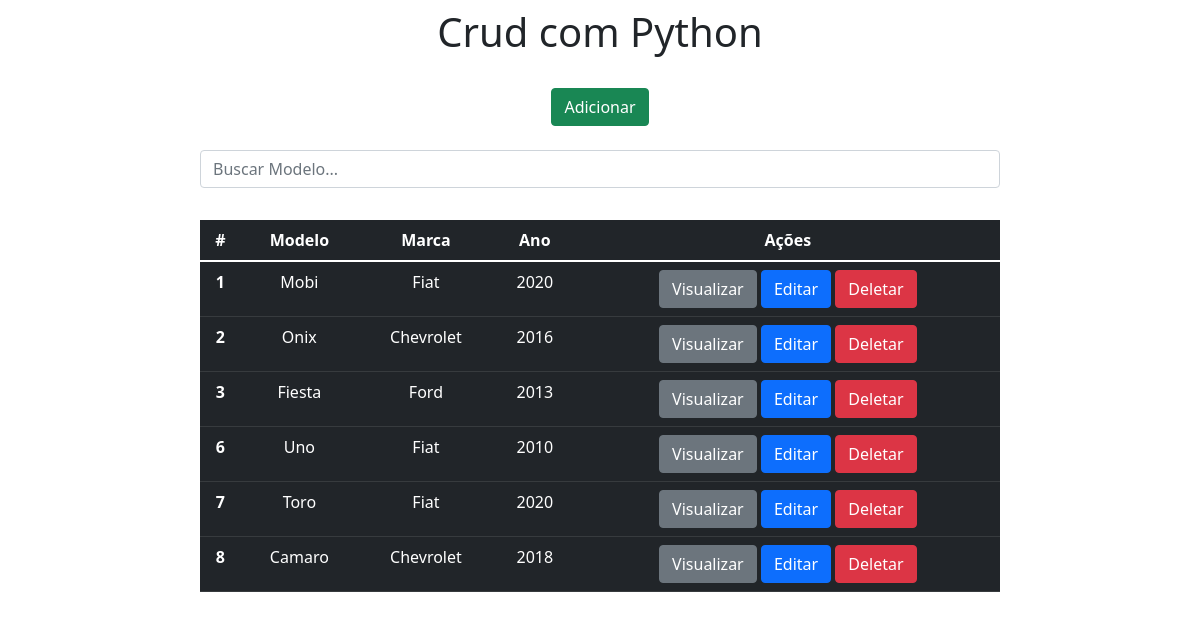
The page / on the database its author committed.
### app/models.py (models this page shows)
class Carros(models.Model):
      modelo = models.CharField(max_length=30)
      marca = models.CharField(max_length=30)
      ano = models.IntegerField()

### app/views.py (the view)
# urls.py: 2. Add a URL to urlpatterns:  path('', views.home, name='home')
def home(request):
    data = {}
    search = request.GET.get('search')
    if search:
        data['db'] = Carros.objects.filter(modelo__icontains=search)
    else:
       data['db'] = Carros.objects.all()
    return render(request, 'index.html', data)

### app/templates/index.html (shortened to what this page needs)
<!DOCTYPE html>
<html lang="pt-br">
<head>
  <link href="https://cdn.jsdelivr.net/npm/bootstrap@5.1.3/dist/css/bootstrap.min.css" rel="stylesheet"
>
</head>
<body>
  <div class="col-8 m-auto pt-2 pb-2 text-center">
    <h1>Crud com Python</h1>
  </div>
  <div class="col-8 m-auto pt-3 pb-2 text-center">
    <a href="/form" class="btn btn-success">Adicionar</a>
  </div>
  <div class="col-8 m-auto pt-3 pb-2 text-center">
    <form method="get">
      <input type="text" id="search" name="search" class="form-control" placeholder="Buscar Modelo...">
    </form>
  </div>
  <div class="col-8 m-auto pt-4 pb-2 text-center">
    <table class="table table-dark">
      <thead>
        <tr>
          <th scope="col">#</th>
          <th scope="col">Modelo</th>
          <th scope="col">Marca</th>
          <th scope="col">Ano</th>
          <th scope="col">Ações</th>
        </tr>
      </thead>
      <tbody>
        {% for dbs in db %}
        <tr>
          <th>{{dbs.id}}</th>
          <td>{{dbs.modelo}}</td>
          <td>{{dbs.marca}}</td>
          <td>{{dbs.ano}}</td>
          <td>
            <a href="/view/{{dbs.id}}/" class="btn btn-secondary">Visualizar</a>
            <a href="/edit/{{dbs.id}}/" class="btn btn-primary">Editar</a>
            <a href="/delete/{{dbs.id}}/" class="btn btn-danger btnDel">Deletar</a>
          </td>
        </tr>
        {% endfor %}
    </table>
  </div>
  {% load static %}
</body>
</html>

### rows shown on the page
Carros: id "1", modelo "Mobi", marca "Fiat", ano "2020"
Carros: id "2", modelo "Onix", marca "Chevrolet", ano "2016"
Carros: id "3", modelo "Fiesta", marca "Ford", ano "2013"
Carros: id "6", modelo "Uno", marca "Fiat", ano "2010"
Carros: id "7", modelo "Toro", marca "Fiat", ano "2020"
Carros: id "8", modelo "Camaro", marca "Chevrolet", ano "2018"
